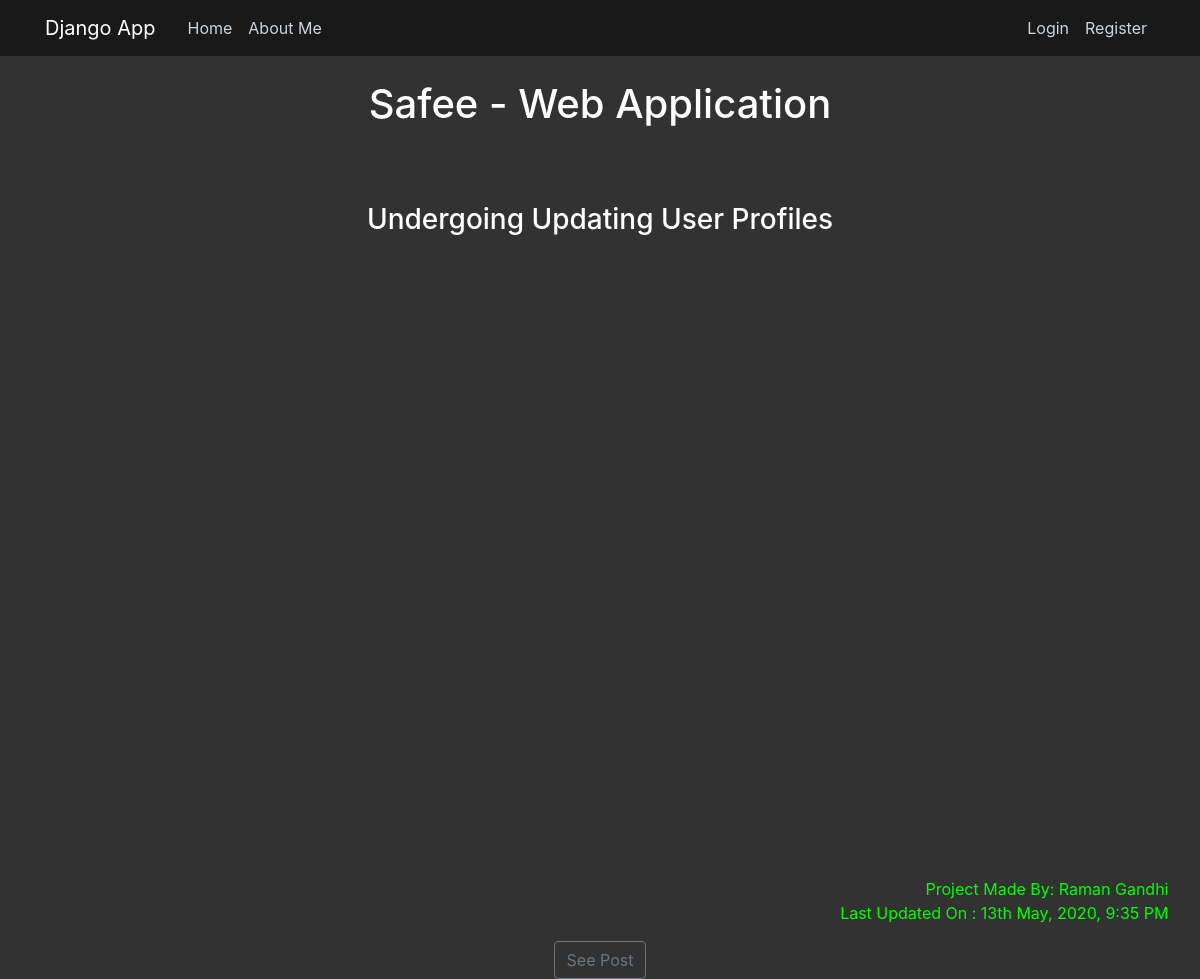
The app's page /, older data.
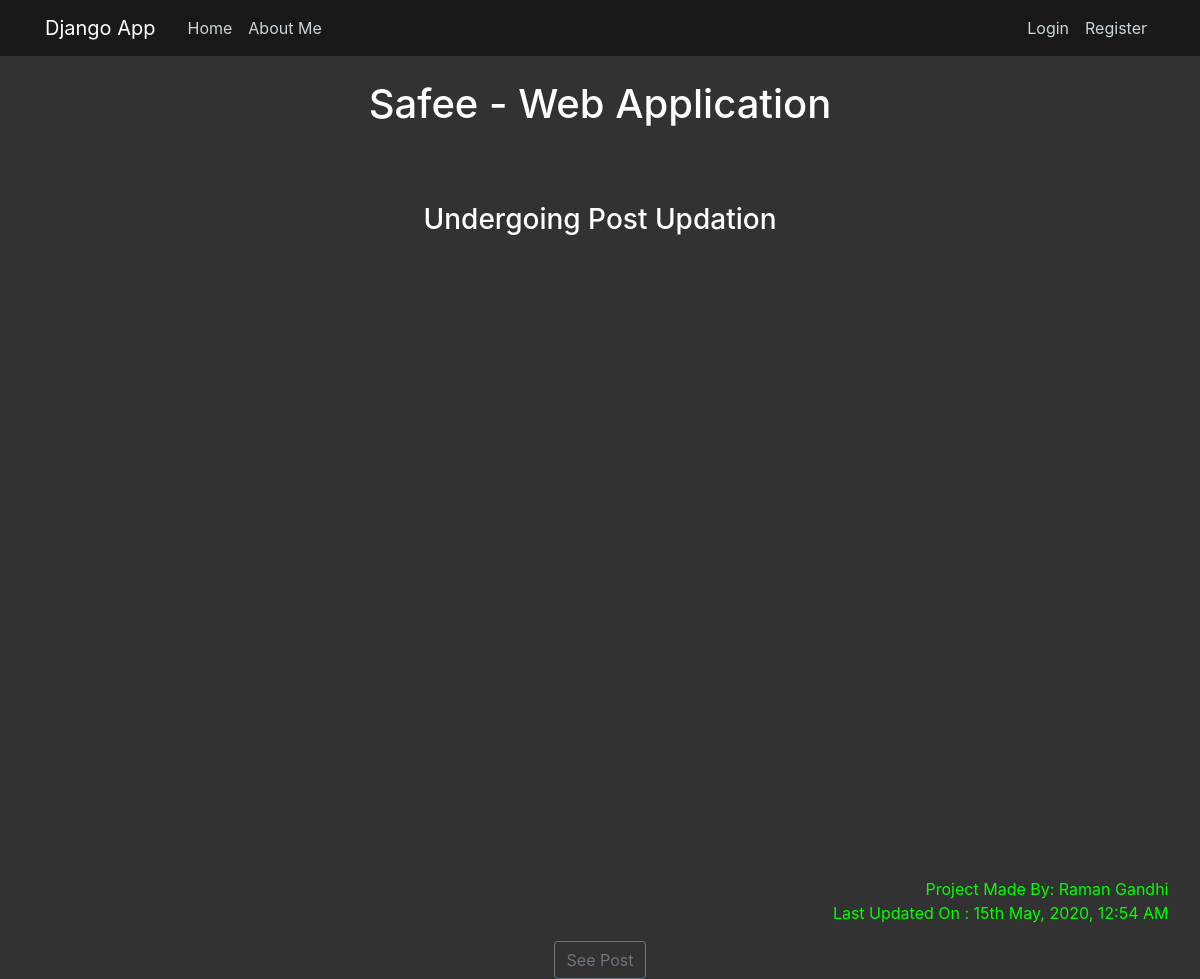
The same page, newer data.
### safee/models.py (models this page shows, shortened)
class Post(models.Model):
    title = models.CharField(max_length=100)
    content = models.TextField()
    date_posted = models.DateTimeField(default=timezone.now)
    author = models.ForeignKey(User, on_delete=models.CASCADE)

### safee/views.py (the view)
# urls.py: path('', PostListView.as_view(), name = 'safee'),
class PostListView(ListView):
    model = Post
    template_name = 'safee/home.html'  # <app>/<model>_<viewtype>.html
    context_object_name = 'posts'
    ordering = ['-date_posted']

### safee/templates/safee/home.html
{% extends "safee/base.html" %}
{% block content %}
	{% for post in posts %}
		<h1 style="text-align:center;">
			{{ post.title }}
		</h1>
		<h3 style="text-align:center;">
			<br><br>
			{{ post.content }}
		</h3>
		<h1><br><br><br><br><br><br><br><br><br><br><br><br><br></h1>
		<p style="text-align:right;">
			Project Made By: Raman Gandhi&nbsp;&nbsp;&nbsp;&nbsp;&nbsp;&nbsp;&nbsp;
			<br>
			Last Updated On : {{ post.date_posted|date:"jS F, Y, f A" }}&nbsp;&nbsp;&nbsp;&nbsp;&nbsp;&nbsp;&nbsp;
		</p>
		<div style="text-align: center;">
			<a class="btn btn-outline-secondary" href="{% url 'post-detail' post.id %}">
				See Post
			</a>
		</div>
	{% endfor %}
{% endblock content %}

Row changes from the older to the newer data that the page shows:
changed Post "Safee - Web Application": content "Undergoing Updating User Profiles" → "Undergoing Post Updation"; date_posted "13th May, 2020, 9:35 PM" → "15th May, 2020, 12:54 AM"
